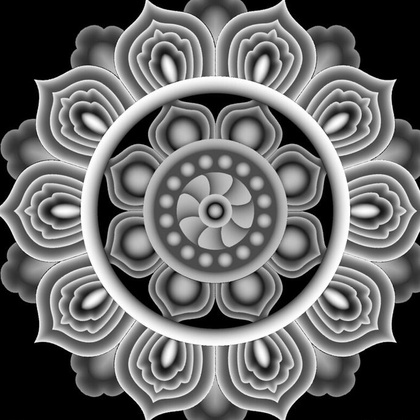
%> input picture 07-DIP/chapter1/test.jpg, 420 x 420 px, shrunk from 679 x 679 before the run
$ octave temp_average_mine.m   (GNU Octave 9; MATLAB toolbox functions it lacks are replaced by stand-ins)
%> lines starting %> are read from the running program, lines starting %| are printed output that depends on the picture; in (x1, y1, x2, y2) boxes, pixels count from 0 and x2, y2 are one past the last pixel; in counts of white or black regions, pixels touching at a corner belong together; the program's own positions count from 1
clear all;close all;clc;

%% 准备工作
imraw = imread('test.jpg');     % 读取图片文件
%> imraw is the input picture: size 420x420x3 uint8; min 0, max 255, mean 103.1
im = mat2gray(imraw);           % 转为灰度图
im = im(:,:,1);                 % 第三维度为1
%> im: size 420x420 double
figure(1);imshow(im);           % 展示原始图片
[nrow,ncol,~] = size(im);       % 获取图片大小
%> nrow = 420; ncol = 420
im_new = zeros(size(im));       % 初始化输出图像

%% 设计模板(fspecial为模板设置函数，avearge表示平均平滑滤波)
r = 1;                          % 模板大小
template = fspecial('gaussian',[2*r+1,2*r+1]); 	% 生成平均平滑模板

%% 图像边界的处理
im_conv = zeros(nrow + 2*r,ncol + 2*r);                     % 初始化含有边界的图像矩阵
im_conv(r+1:nrow+r,r+1:ncol+r) = im;                        % 原始图像部分
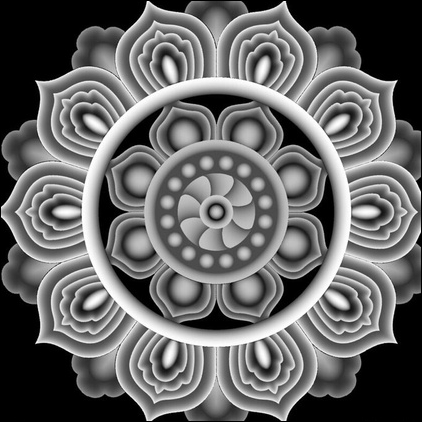
%> im_conv: size 422x422 double; min 0, max 1, mean 0.4
im_conv(1:r,:) = im_conv(r+1:r+r,:);                        % 上边界处理
%> im_conv: size 422x422 double; 0.05% of pixels changed, all inside (x1, y1, x2, y2) = (137, 0, 289, 1)
im_conv(nrow+r+1:nrow+2*r,:) = im_conv(nrow+1:nrow+r,:);    % 下边界处理
%> im_conv: size 422x422 double; min 0, max 1, mean 0.401; mean of the top-left, top-right, bottom-left and bottom-right quarters 0.388, 0.409, 0.392, 0.414
im_conv(:,1:r) = im_conv(:,r+1:r+r);                        % 左边界处理
im_conv(:,nrow+r+1:nrow+2*r) = im_conv(:,nrow+1:nrow+r);    % 右边界处理
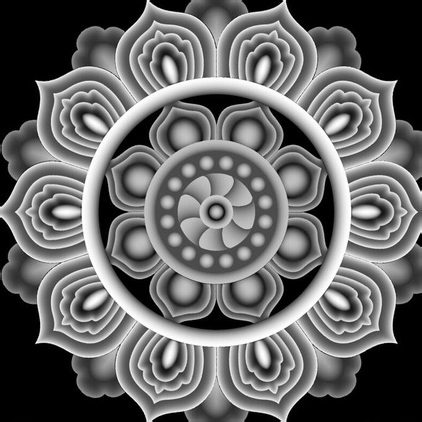
%> im_conv: size 422x422 double; min 0, max 1, mean 0.401; mean of the top-left, top-right, bottom-left and bottom-right quarters 0.388, 0.41, 0.392, 0.414

%% 基于模板卷积运算的线性平滑滤波
for i = r+1:nrow+r
    for j = r+1:ncol+r
        im_new(i-r,j-r) = sum(sum(im_conv(i-r:i+r,j-r:j+r).*template))/sum(sum(template));
    end
end

%% 展示滤波后结果
imnew = mat2gray(im_new);   % 格式转变
imnew = imnew(:,:,1);       % 灰度图像
figure(2);imshow(imnew);    % 展示线性平滑滤波后的图片
figure(3);imshow(im - imnew)% 展示滤波前后图片的差异
%> after `imshow(im - imnew)`:
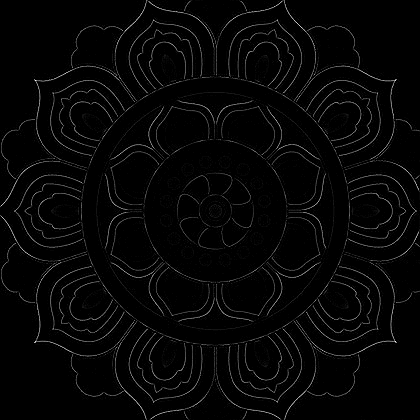
%> displayed picture: size 420x420, on the screen's scale of 0 to 255; min 0, max 38, mean 0.9; drawn with min black and max white
